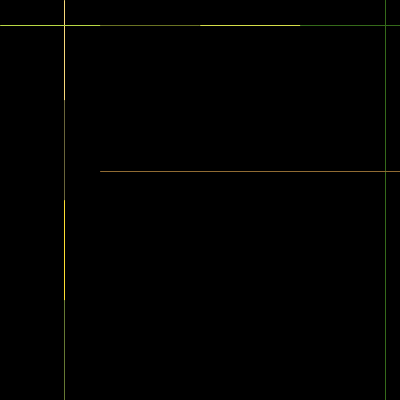
Frame 1 (no input)
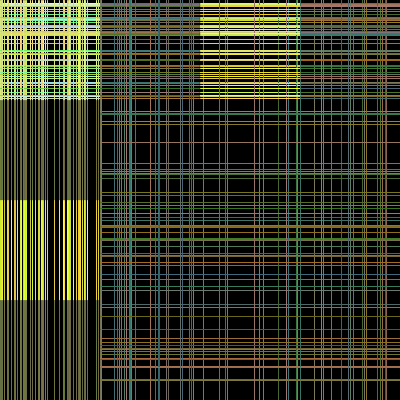
Frame 60 (the mouse pressed at the canvas centre just before this capture)
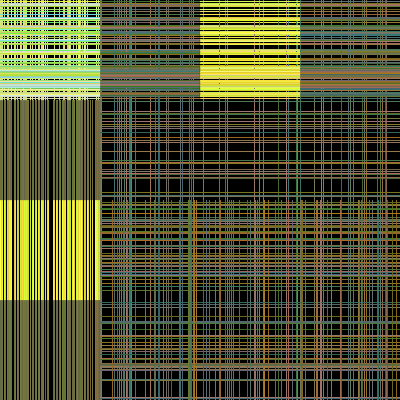
Frame 120 (the mouse held since frame 60 and released just before this capture)

The Processing sketch that drew these frames (run headless with seeded random() and noise(); from frame 60 on, the mouse is pressed at the canvas centre):

// Processing sketch: processing_50129
// ── processing_50129.pde

void setup(){
  size(400,400);
  background(0);
}



void draw(){


float distx = random(100);
float disty = random(100);
float distx2 = random(100,400);
float disty2 = random(100,400);

stroke(random(200,256), random(200,256), random(100,150));
line(distx, mouseY, distx, 100 );
stroke(random(100,256), random(200,250), random(50,250));
line(0, disty, 100, disty);

stroke(random(100,125), random(100,125), random(50,75));
line(distx , 100, distx, 200 );
stroke(random(50,175), random(100,125), random(25,125));
line(100, disty, 199, disty);

stroke(random(200,256), random(200,256), random(50,75));
line(distx , 200, distx, 300 );
stroke(random(200,256), random(200,256), random(25,125));
line(200, disty, 300, disty);

stroke(random(100,125), random(100,125), random(50,75));
line(distx , 300, distx, 400 );
stroke(random(50,175), random(100,125), random(25,125));
line(300, disty, 400, disty);


if(mouseY > 30 && mouseY <50)
stroke(random(200,255),random(10,100),random(10,100));
line(distx2 , mouseY, distx2, 400 );

if(mouseY > 50 && mouseY < 70)
stroke(random(10,100), random(10,100), random(200,255));

if(mouseY > 80 && mouseY < 100)
stroke(random(200,255), random(200,255), random(10,20));
line(distx2 , mouseY, distx2, 400 );

stroke(random(50,175), random(100,125), random(25,125));

line(100, disty2, 400, disty2);

}
